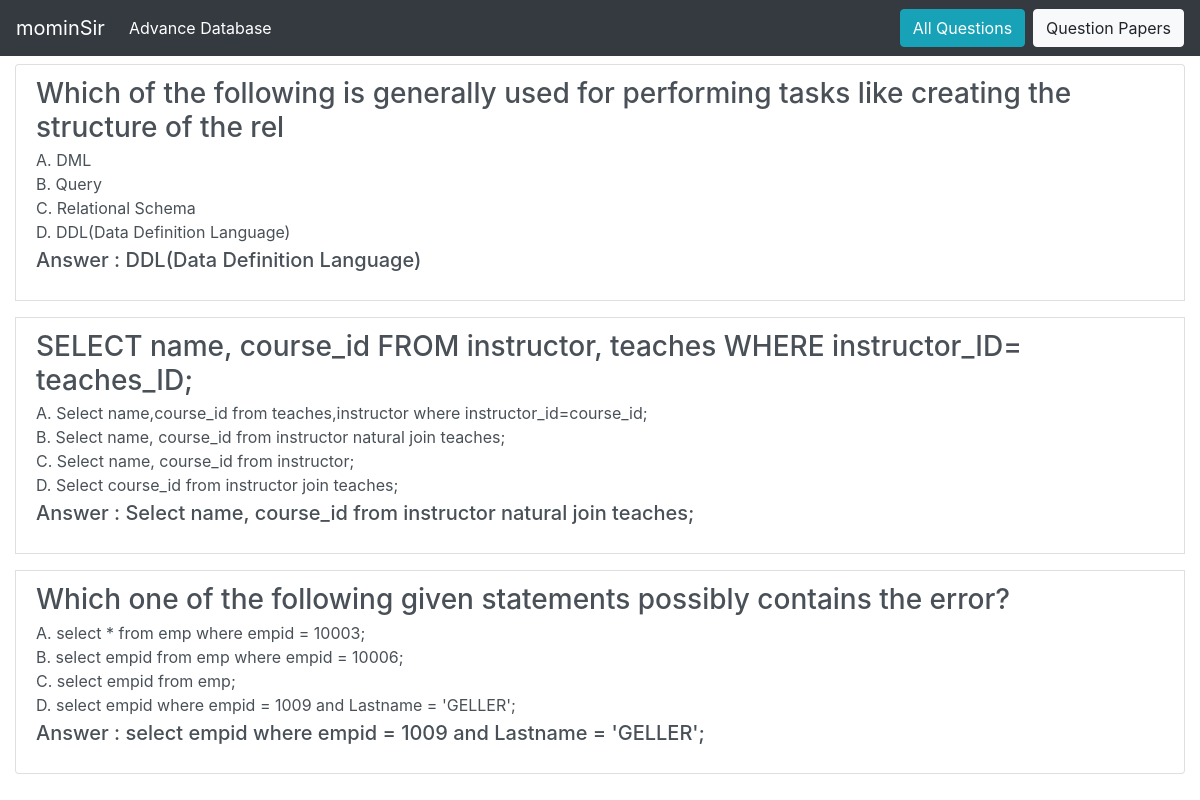
The app's page /prof/questionpaper/viewpaper/1 (signed in) with its own data.
### main/models/question_paper.py (models this page shows, shortened)
class Question_Paper(models.Model):
    professor = models.ForeignKey(User, limit_choices_to={'groups__name': "Professor"}, on_delete=models.CASCADE)
    qPaperTitle = models.CharField(max_length=100)
    questions = models.ManyToManyField(Question_DB)

### main/models/question.py (models this page shows, shortened)
class Question_DB(models.Model):
    professor = models.ForeignKey(User, limit_choices_to={'groups__name': "Professor"}, on_delete=models.CASCADE, null=True)
    qno = models.AutoField(primary_key=True)
    question = models.CharField(max_length=100)
    optionA = models.CharField(max_length=100)
    optionB = models.CharField(max_length=100)
    optionC = models.CharField(max_length=100)
    optionD = models.CharField(max_length=100)
    answer = models.CharField(max_length=200)

### prof/views/question_paper.py (the view)
def view_specific_paper(request, paper_id):
    prof = request.user
    paper = Question_Paper.objects.get(professor=prof, pk=paper_id)
    return render(request, 'prof/question_paper/viewpaper.html', {
        'qpaper': paper, 'question_list': paper.questions.all(), 'prof': prof
    })

### prof/templates/prof/question_paper/viewpaper.html (shortened to what this page needs)
{% extends 'prof/base/base.html' %}
{% block navbar_title %}{{ prof.username }}{% endblock navbar_title %}
{% block navitem_title %}{{ qpaper.qPaperTitle }}{% endblock navitem_title %}
{% block buttons %}
    <a class="btn btn-info my-sm-0 mx-2" href="{% url 'prof:view_all_ques' %}" target="_blank">All Questions</a>
    <a class="btn btn-light my-sm-0" href="{% url 'prof:make_paper' %}">Question Papers</a>
{% endblock buttons %}
{% block body %}
    <div class="container-fluid">
        <div class="list-group">
            {% for ques in question_list %}
            <a href="#" class="list-group-item list-group-item-action flex-column align-items-start my-2">
                <div class="d-flex w-100 justify-content-between">
                    <h3 class="mb-1">{{ ques.question }}</h3>
                </div>
                <p class="mb-1">
                    A. {{ques.optionA}}<br>
                    B. {{ques.optionB}}<br>
                    C. {{ques.optionC}}<br>
                    D. {{ques.optionD}}<br>
                    <h5>Answer : {{ques.answer}}</h5>
                </p>
            </a>
            {% empty %}
            <h3>No Questions added to Paper</h3>
            {% endfor %}
        </div>
    </div>
{% endblock body %}

### records on screen
Question_Paper: qPaperTitle "Advance Database"
Question_DB: question "Which of the following is generally used for performing tasks like creating the structure of the rel", optionA "DML", optionB "Query", optionC "Relational Schema", optionD "DDL(Data Definition Language)", answer "DDL(Data Definition Language)"
Question_DB: question "SELECT name, course_id FROM instructor, teaches WHERE instructor_ID= teaches_ID;", optionA "Select name,course_id from teaches,instructor where instructor_id=course_id;", optionB "Select name, course_id from instructor natural join teaches;", optionC "Select name, course_id from instructor;", optionD "Select course_id from instructor join teaches;", answer "Select name, course_id from instructor natural join teaches;"
Question_DB: question "Which one of the following given statements possibly contains the error?", optionA "select * from emp where empid = 10003;", optionB "select empid from emp where empid = 10006;", optionC "select empid from emp;", optionD "select empid where empid = 1009 and Lastname = 'GELLER';", answer "select empid where empid = 1009 and Lastname = 'GELLER';"

### other values on screen
{{ prof.username }} "mominSir"
